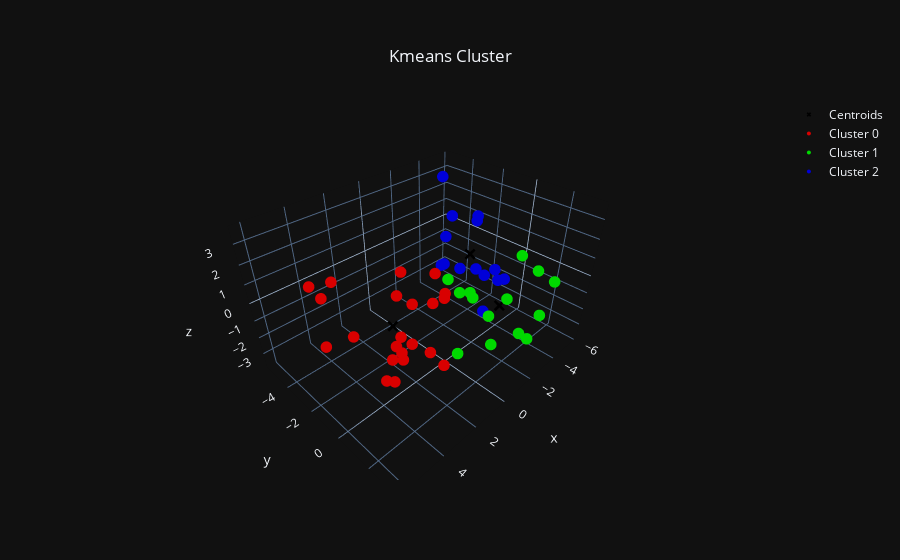

The notebook cell this image was saved under:
### Code cell
analyzer.calculate_pca(3)
visualizer.cluster_as_scatter()

### Figure 1 — Plotly figure (JSON) as saved in the notebook; plotly's stock layout.template omitted (floating-point values rounded to 4 significant figures)
{"data": [{"hovertemplate": "%{text} <extra></extra>", "marker": {"color": "black", "size": 4, "symbol": "x"}, "mode": "markers", "name": "Centroids", "text": ["Center of Cluster 0", "Center of Cluster 1", "Center of Cluster 2"], "x": [3.036, -1.535, -3.235], "y": [-0.2309, 1.801, -1.438], "z": [-0.007476, -0.3005, 0.3123], "type": "scatter3d"}, {"hovertemplate": "%{text} <extra></extra>", "marker": {"color": "rgb(216.75, 0.0, 0.0)", "size": 4}, "mode": "markers", "name": "Cluster 0", "text": ["Participant: 0", "Participant: 3", "Participant: 5", "Participant: 6", "Participant: 8", "Participant: 10", "Participant: 15", "Participant: 16", "Participant: 17", "Participant: 18", "Participant: 20", "Participant: 21", "Participant: 27", "Participant: 29", "Participant: 34", "Participant: 35", "Participant: 36", "Participant: 39", "Participant: 44", "Participant: 46", "Participant: 47", "Participant: 48"], "x": [4.189, 2.312, 3.156, 0.7955, 1.832, 2.794, 5.284, 3.657, 1.872, 4.586, 1.65, 3.64, 4.068, 2.441, 1.947, 3.136, 4.068, 0.8639, 2.496, 1.709, 4.165, 6.122], "y": [1.094, -0.5026, -5.588, 0.0003987, -0.335, 1.824, -0.8269, 3.245, 0.806, 1.085, 1.378, 0.8002, 1.452, -0.7928, -1.729, -3.108, -4.873, 0.6266, 0.3296, -1.14, 1.578, -0.4038], "z": [-1.452, -2.607, -1.316, 1.67, 0.4317, 2.136, 2.997, 0.5978, -1.574, -1.11, 1.773, 2.384, 1.069, -1.887, -3.693, -2.309, 0.1971, 0.7499, -0.9918, 1.641, 0.4249, 0.7047], "type": "scatter3d"}, {"hovertemplate": "%{text} <extra></extra>", "marker": {"color": "rgb(0.0, 216.75, 0.0)", "size": 4}, "mode": "markers", "name": "Cluster 1", "text": ["Participant: 1", "Participant: 2", "Participant: 4", "Participant: 9", "Participant: 11", "Participant: 12", "Participant: 14", "Participant: 19", "Participant: 22", "Participant: 23", "Participant: 30", "Participant: 37", "Participant: 38", "Participant: 43"], "x": [-3.151, -0.9022, -2.432, 0.006101, -0.9478, -2.172, -2.358, -2.386, 0.2671, -3.925, -0.2031, -0.4998, -1.499, -1.287], "y": [3.415, 1.995, 2.075, 1.465, -0.07408, 3.067, 3.395, 2.479, 1.01, 2.131, -0.1582, 1.998, 0.1016, 2.315], "z": [0.991, -2.114, 2.052, 0.7597, -0.2344, -1.887, -0.4282, -2.05, -2.562, 0.6133, 0.8246, -0.2133, -0.4231, 0.4637], "type": "scatter3d"}, {"hovertemplate": "%{text} <extra></extra>", "marker": {"color": "rgb(0.0, 0.0, 216.75)", "size": 4}, "mode": "markers", "name": "Cluster 2", "text": ["Participant: 7", "Participant: 13", "Participant: 24", "Participant: 25", "Participant: 26", "Participant: 28", "Participant: 31", "Participant: 32", "Participant: 33", "Participant: 40", "Participant: 41", "Participant: 42", "Participant: 45", "Participant: 49"], "x": [-3.658, -3.115, -3.788, -2.507, -5.831, -2.466, -3.822, -3.69, -2.899, -3.677, -2.262, -2.442, -2.06, -3.078], "y": [-0.1308, -0.3559, -1.564, -0.5238, -0.9653, -2.688, -3.662, -3.855, -0.09027, 0.1032, -0.2446, -2.023, -1.068, -3.065], "z": [-0.2165, -0.4022, 1.938, 2.999, -2.214, -0.5571, 0.2327, 3.599, -2.406, -0.7524, 0.4065, 2.508, 0.1565, -0.9203], "type": "scatter3d"}], "layout": {"title": {"text": "Kmeans Cluster", "xanchor": "center", "yanchor": "top", "x": 0.5}, "yaxis": {"title": {"text": "Y-Axis"}, "ticklen": 5, "tickwidth": 1, "tickcolor": "black", "ticks": "outside"}, "xaxis": {"title": {"text": "X-Axis", "standoff": 2}, "ticklen": 5, "tickwidth": 1, "tickcolor": "black", "ticks": "outside"}, "annotations": [{"align": "center", "showarrow": false, "text": "", "x": 0.5, "xref": "paper", "y": -0.2, "yref": "paper"}]}}
